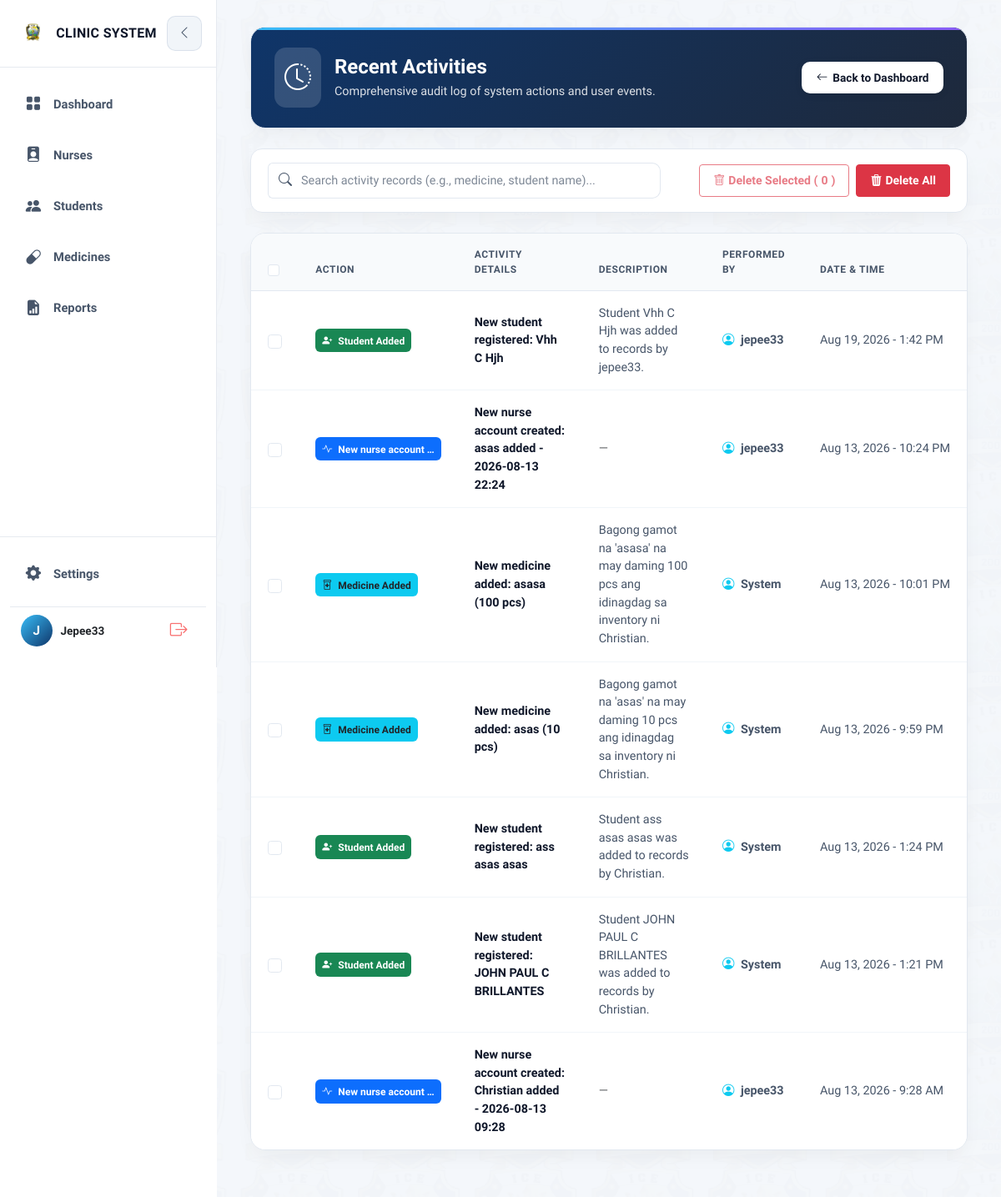
The app's page /activities/ (signed in) with its own data.
### clinic/models.py (models this page shows)
class ActivityLog(models.Model):
    ICON_CHOICES = [
        ('student', 'Student'),
        ('medicine', 'Medicine'),
        ('nurse', 'Nurse'),
        ('details', 'Description'),
        ('dispense', 'Dispense'),
        ('other', 'Other'),
    ]
    user = models.ForeignKey(User, on_delete=models.SET_NULL, null=True, blank=True)
    category = models.CharField(max_length=20, choices=ICON_CHOICES, default='other')
    action = models.CharField(max_length=200, help_text="hal. 'New student registered'")
    details = models.CharField(max_length=255, blank=True, help_text="hal. 'Juan Dela Cruz added'")
    description = models.TextField(blank=True, null=True, help_text="Kumpletong detalye ng aktibidad")
    timestamp = models.DateTimeField(auto_now_add=True)
    class Meta:
        ordering = ['-timestamp']
    def __str__(self):
        return f"{self.action} - {self.timestamp:%Y-%m-%d %H:%M}"

### clinic/views.py (the view, shortened to what this page needs)
# urls.py: path('activities/', views.activity_log_list, name='activity_log_list'),
@login_required
@role_required('admin')
def activity_log_list(request):
    query = request.GET.get('q', '').strip()
    activities = ActivityLog.objects.select_related('user').order_by('-timestamp')
    return render(request, "clinic/auth/activity_log_list.html", {
        "activities": activities[:150],
        "query": query,
    })

### clinic/templates/clinic/auth/activity_log_list.html (shortened to what this page needs)
{% extends "clinic/base.html" %}
{% load static %}
{% block content %}
<link rel="stylesheet" href="https://cdnjs.cloudflare.com/ajax/libs/animate.css/4.1.1/animate.min.css" />
<link rel="stylesheet" href="https://cdn.jsdelivr.net/npm/bootstrap-icons@1.11.1/font/bootstrap-icons.css">
<div class="cms-container">
    <div class="dashboard-hero-card mb-4 d-flex justify-content-between align-items-center flex-wrap gap-3 ">
        <div class="d-flex align-items-center gap-3">
            <div style="background: rgba(255, 255, 255, 0.15); padding: 12px; border-radius: 14px; color: #ffffff;">
                <i class="bi bi-clock-history fs-2"></i>
            </div>
            <div>
                <h1 class="hero-title">Recent Activities</h1>
                <p class="hero-subtitle">Comprehensive audit log of system actions and user events.</p>
            </div>
        </div>
        <div>
            <a href="{% url 'dashboard' %}" class="btn-cms-action">
                <i class="bi bi-arrow-left"></i> Back to Dashboard
            </a>
        </div>
    </div>
    <div class="controls-card mb-4">
        <form method="GET" action="" id="searchForm" class="row g-3 align-items-center">
            <div class="col-12 col-md-6 col-lg-7">
                <div class="input-group search-input-group">
                    <span class="input-group-text bg-transparent border-end-0" style="border-color: var(--card-border); color: var(--text-secondary);">
                        <i class="bi bi-search"></i>
                    </span>
                    <input type="text" name="q" id="searchInput" class="form-control border-start-0 ps-0"
                            placeholder="Search activity records (e.g., medicine, student name)..." value="{{ request.GET.q|default:'' }}">
                </div>
            </div>
            <div class="col-12 col-md-6 col-lg-5 d-flex justify-content-md-end gap-2">
                <button type="button" class="btn btn-outline-danger btn-sm px-3 py-2 d-flex align-items-center gap-1 fw-bold"
                        id="btnOpenSelectedModal" disabled>
                    <i class="bi bi-trash"></i> Delete Selected (<span id="selectedCount">0</span>)
                </button>
                <button type="button" class="btn btn-danger btn-sm px-3 py-2 d-flex align-items-center gap-1 fw-bold"
                        id="btnOpenAllModal">
                    <i class="bi bi-trash3-fill"></i> Delete All
                </button>
            </div>
        </form>
    </div>
    <form method="POST" action="{% url 'delete_selected_activities' %}" id="batchDeleteForm">
        <div class="activity-table-wrapper table-responsive">
            <table class="table activity-table align-middle m-0">
                <thead>
                    <tr>
                        <th style="width: 45px;">
                            <input class="form-check-input" type="checkbox" id="selectAllDesktop">
                        </th>
                        <th style="width: 18%;">Action</th>
                        <th style="width: 27%;">Activity Details</th>
                        <th style="width: 22%;">Description</th>
                        <th style="width: 14%;">Performed By</th>
                        <th style="width: 14%;">Date &amp; Time</th>
                    </tr>
                </thead>
                <tbody>
                    {% for activity in activities %}
                    <tr>
                        <td>
                            <input class="form-check-input activity-checkbox desktop-cb" type="checkbox" name="activity_ids" value="{{ activity.id }}">
                        </td>
                        <td>
                            {% if "dispensed" in activity.action|lower or "dispense" in activity.action|lower %}
                                <span class="badge bg-warning text-dark px-2 py-2 fw-semibold" style="font-size: 0.75rem; border-radius: 6px;">
                                    <i class="bi bi-capsule me-1"></i> Medicine Dispensed
                                </span>
                            {% elif "student" in activity.action|lower or "registered" in activity.action|lower %}
                                <span class="badge bg-success text-white px-2 py-2 fw-semibold" style="font-size: 0.75rem; border-radius: 6px;">
                                    <i class="bi bi-person-plus-fill me-1"></i> Student Added
                                </span>
                            {% elif "medicine added" in activity.action|lower or "medicine" in activity.action|lower %}
                                <span class="badge bg-info text-dark px-2 py-2 fw-semibold" style="font-size: 0.75rem; border-radius: 6px;">
                                    <i class="bi bi-prescription2 me-1"></i> Medicine Added
                                </span>
                            {% else %}
                                <span class="badge bg-primary text-white px-2 py-2 fw-semibold" style="font-size: 0.75rem; border-radius: 6px;">
                                    <i class="bi bi-activity me-1"></i> {{ activity.action|default:"System Event"|truncatewords:3 }}
                                </span>
                            {% endif %}
                        </td>
                        <td class="fw-bold" style="color: var(--text-primary); word-break: break-word;">
                            {% if activity.details %}{{ activity.details }}{% else %}{{ activity }}{% endif %}
                        </td>
                        <td style="color: var(--text-secondary); word-break: break-word;">
                            {% if activity.description %}
                                {{ activity.description }}
                            {% elif activity.details %}
                                {{ activity.details }}
                            {% else %}
                                <span class="text-muted">—</span>
                            {% endif %}
                        </td>
                        <td style="color: var(--text-secondary); white-space: nowrap;">
                            <i class="bi bi-person-circle me-1 text-info"></i>
                            <strong>
                                {% if activity.user %}
                                    {{ activity.user.get_full_name|default:activity.user.username }}
                                {% else %}
                                    System
                                {% endif %}
                            </strong>
                        </td>
                        <td style="color: var(--text-secondary); white-space: nowrap;">
                            {{ activity.timestamp|date:"M d, Y - g:i A"|default:"—" }}
                        </td>
                    </tr>
                    {% endfor %}
                </tbody>
            </table>
        </div>
    </form>
</div>
{% endblock %}

### clinic/templates/clinic/base.html (shortened to what this page needs)
{% load static %}
<!DOCTYPE html>
<html lang="en">
<head>
</head>
    <link href="https://cdn.jsdelivr.net/npm/bootstrap@5.3.0/dist/css/bootstrap.min.css" rel="stylesheet">
    <link rel="stylesheet" href="https://cdn.jsdelivr.net/npm/bootstrap-icons@1.11.0/font/bootstrap-icons.css">
</head>
<body class="bg-body text-body">
    <div style="display: flex; min-height: 100vh; width: 100%; position: relative;">
        <aside id="appSidebar">
            <div>
                <div class="sidebar-header-glass">
                    <div class="brand-logo-container" id="logoToggleBtn"
                        style="display: flex; align-items: center; gap: 0.5rem; cursor: pointer;"
                        title="Toggle Sidebar">
                        <img src="{% static 'clinic/img/me.png' %}" alt="ICE Clinic Logo"
                            style="width: 40px; height: 40px; object-fit: contain;">
                        <span class="brand-text">Clinic System</span>
                    </div>
                    <button class="sidebar-toggle-btn desktop-toggle-btn d-none d-lg-flex" id="toggleSidebarDesktopBtn"
                        title="Toggle Sidebar">
                        <i class="bi bi-chevron-left"></i>
                    </button>
                </div>
                <nav style="padding: 1rem 0.75rem;">
                    <a href="{% url 'dashboard' %}"
                        class="nav-item-link {% if request.resolver_match.url_name == 'dashboard' %}active{% endif %}"
                        title="Dashboard">
                        <i class="bi bi-grid-fill"></i>
                        <span>Dashboard</span>
                    </a>
                    <a href="{% url 'nurse_list' %}"
                        class="nav-item-link {% if request.resolver_match.url_name == 'nurse_list' or request.resolver_match.url_name == 'nurse_detail' %}active{% endif %}"
                        title="Nurses">
                        <i class="bi bi-person-badge-fill"></i>
                        <span>Nurses</span>
                    </a>
                    <a href="{% url 'student_records' %}"
                        class="nav-item-link {% if request.resolver_match.url_name == 'student_records' %}active{% endif %}"
                        title="Students">
                        <i class="bi bi-people-fill"></i>
                        <span>Students</span>
                    </a>
                    <a href="{% url 'medicine_list' %}"
                        class="nav-item-link {% if request.resolver_match.url_name == 'medicine_list' %}active{% endif %}"
                        title="Medicines">
                        <i class="bi bi-capsule"></i>
                        <span>Medicines</span>
                    </a>
                    <a href="{% url 'reports' %}"
                        class="nav-item-link {% if request.resolver_match.url_name == 'reports' %}active{% endif %}"
                        title="Reports">
                        <i class="bi bi-file-earmark-bar-graph-fill"></i>
                        <span>Reports</span>
                    </a>
                </nav>
            </div>
            <div class="sidebar-footer-glass">
                <a href="{% url 'settings' %}"
                    class="nav-item-link {% if request.resolver_match.url_name == 'settings' %}active{% endif %}"
                    style="margin-bottom: 0.75rem;" title="Settings">
                    <i class="bi bi-gear-fill"></i>
                    <span>Settings</span>
                </a>
                {% if user.is_authenticated %}
                <div class="user-profile-card"
                    style="display: flex; align-items: center; justify-content: space-between; padding: 0.5rem 0.8rem;">
                    <div style="display: flex; align-items: center; gap: 0.6rem; overflow: hidden;">
                        <div class="user-avatar-glow"
                            title="{% if user.first_name %}{{ user.first_name }} {{ user.last_name }}{% else %}{{ user.username|title }}{% endif %}">
                            {% if user.first_name %}
                            {{ user.first_name|slice:":1"|upper }}{% if user.last_name %}{{
                            user.last_name|slice:":1"|upper }}{% endif %}
                            {% else %}
                            {{ user.username|slice:":1"|upper }}
                            {% endif %}
                        </div>
                        <div class="user-info-text" style="overflow: hidden; font-size: 0.85rem; font-weight: 600;">
                            {% if user.first_name %}
                            {{ user.first_name }} {{ user.last_name }}
                            {% else %}
                            {{ user.username|title }}
                            {% endif %}
                        </div>
                    </div>
                    <form action="{% url 'logout' %}" method="post" style="margin: 0;">
                        <button type="submit" class="btn-logout" title="Logout">
                            <i class="bi bi-box-arrow-right" style="font-size: 1.3rem;"></i>
                        </button>
                    </form>
                </div>
                {% endif %}
            </div>
        </aside>
        <div class="main-container">
            <main class="content-main"
                style="background-image: url(&quot;{% static 'clinic/img/studentbackground.png' %}&quot;); background-repeat: repeat; background-size: cover; background-attachment: fixed;">
                <div class="content-inner">
                    {% block content %}{% endblock %}
                </div>
            </main>
        </div>
    </div>
</body>
</html>

### records on screen
ActivityLog: action "Student Added" (drawn), details "New student registered: Vhh C Hjh", description "Student Vhh C Hjh was added to records by jepee33.", user.get_full_name "jepee33", timestamp "Aug 19, 2026 - 1:42 PM"
ActivityLog: action "New nurse account …", action+timestamp "New nurse account created: asas added - 2026-08-13 22:24", user.get_full_name "jepee33", timestamp "Aug 13, 2026 - 10:24 PM"
ActivityLog: action "Medicine Added" (drawn), details "New medicine added: asasa (100 pcs)", description "Bagong gamot na 'asasa' na may daming 100 pcs ang idinagdag sa inventory ni Christian.", shows "System", timestamp "Aug 13, 2026 - 10:01 PM"
ActivityLog: action "Medicine Added" (drawn), details "New medicine added: asas (10 pcs)", description "Bagong gamot na 'asas' na may daming 10 pcs ang idinagdag sa inventory ni Christian.", shows "System", timestamp "Aug 13, 2026 - 9:59 PM"
ActivityLog: action "Student Added" (drawn), details "New student registered: ass asas asas", description "Student ass asas asas was added to records by Christian.", shows "System", timestamp "Aug 13, 2026 - 1:24 PM"
ActivityLog: action "Student Added" (drawn), details "New student registered: JOHN PAUL C BRILLANTES", description "Student JOHN PAUL C BRILLANTES was added to records by Christian.", shows "System", timestamp "Aug 13, 2026 - 1:21 PM"
ActivityLog: action "New nurse account …", action+timestamp "New nurse account created: Christian added - 2026-08-13 09:28", user.get_full_name "jepee33", timestamp "Aug 13, 2026 - 9:28 AM"

### other values on screen
{{ user.username|slice:":1"|upper }} "J"
{{ user.username|title }} "Jepee33"
